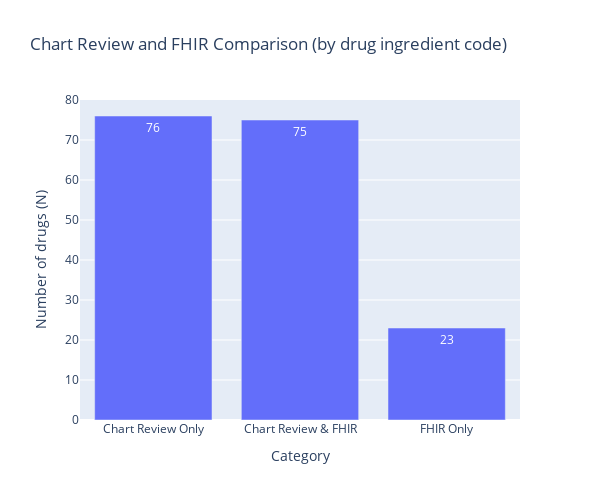

The notebook cell this image was saved under:
### Code cell
m = m['cr_fhir_merge'].value_counts().reset_index(name='Counts')
m['index'] = m['index'].replace({'left_only':'Chart Review Only', 'both': 'Chart Review & FHIR', 'right_only': 'FHIR Only'})
m = m.rename(columns={'index': 'Category'})

fig = px.bar(m, x='Category', y='Counts', text_auto=True, width=600, height=500,
            labels={
                     "Counts": "Number of drugs (N)"
                 },
            title="Chart Review and FHIR Comparison (by drug ingredient code)")
fig.show()

# plt.bar(m['Category'], m['Counts'])
# plt.ylabel ('Number of Medications for ALL users (N)')
# plt.show()

### Figure 1 — Plotly figure (JSON) as saved in the notebook; plotly's stock layout.template omitted (floating-point values rounded to 4 significant figures)
{"data": [{"alignmentgroup": "True", "hovertemplate": "Category=%{x}<br>Number of drugs (N)=%{y}<extra></extra>", "legendgroup": "", "marker": {"color": "#636efa", "pattern": {"shape": ""}}, "name": "", "offsetgroup": "", "orientation": "v", "showlegend": false, "textposition": "auto", "texttemplate": "%{y}", "type": "bar", "x": ["Chart Review Only", "Chart Review & FHIR", "FHIR Only"], "xaxis": "x", "y": [76, 75, 23], "yaxis": "y"}], "layout": {"barmode": "relative", "height": 500, "legend": {"tracegroupgap": 0}, "title": {"text": "Chart Review and FHIR Comparison (by drug ingredient code)"}, "width": 600, "xaxis": {"anchor": "y", "domain": [0, 1], "title": {"text": "Category"}}, "yaxis": {"anchor": "x", "domain": [0, 1], "title": {"text": "Number of drugs (N)"}}}}
